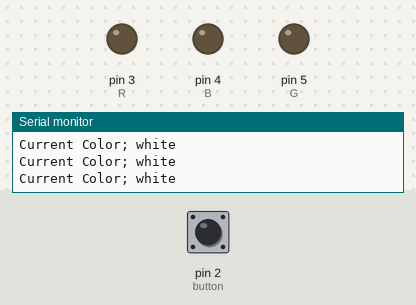
A sketch run on a simulated Arduino Uno, built with avr-gcc and run on an emulated ATmega328P. Parts: output pins drawn as LEDs (lit = HIGH), the last lines printed to the serial monitor. Dashed ring = blinking. The test bench sets the inputs (shaded band); at power-on: pin 2 (button) LOW.

Above: at 1.2 s.
1.3 s: pin 2 (button) pulled HIGH for 0.15 s
At 2.5 s:
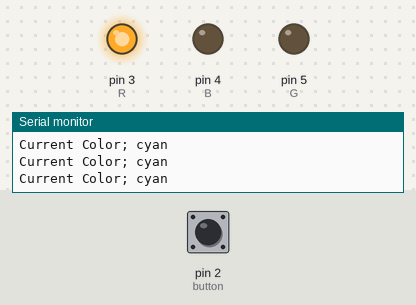
2.9 s: pin 2 (button) pulled HIGH for 1 s
At 4.3 s:
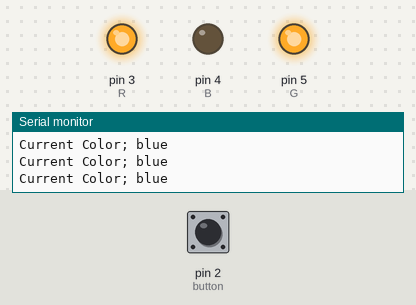
5.4 s: pin 2 (button) pulled HIGH for 0.15 s
At 5.9 s:
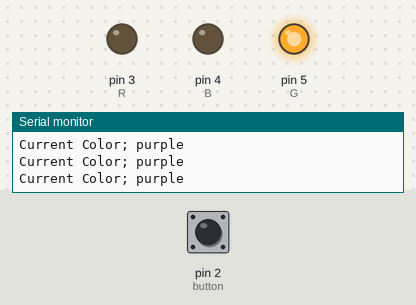
7.0 s: pin 2 (button) pulled HIGH for 3.2 s
At 8.4 s:
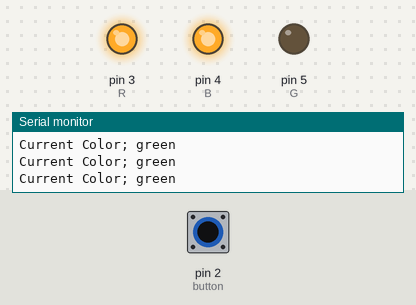
11.7 s: pin 2 (button) pulsed HIGH 5 times (0.12 s each, 0.3 s apart)
At 13.3 s:
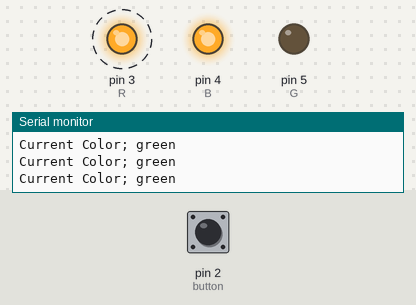
16.2 s: pin 2 (button) pulsed HIGH 2 times (0.12 s each, 0.3 s apart)
At 16.9 s:
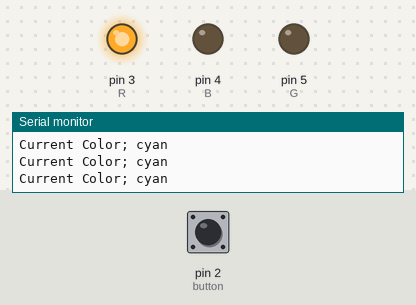
Timing chart, 0 to 19.2 s (numbered marks = the images above; inputs shaded):
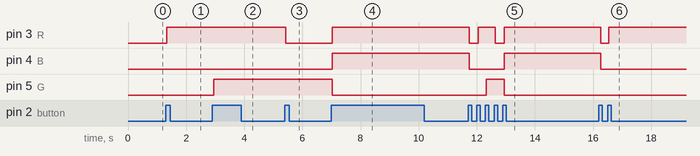

Measured:
- after the input at 1.3 s, pin 3 (R): LOW → HIGH at once
- after the input at 2.9 s, pin 5 (G): LOW → HIGH at once
- after the input at 5.4 s, pin 3 (R): HIGH → LOW at once
- after the input at 7.0 s, pin 3 (R), pin 4 (B): LOW → HIGH at once; pin 5 (G): HIGH → LOW at once
- after the input at 11.7 s, pin 3 (R): alternates HIGH for 0.59 s and LOW for 0.30 s, 4 changes in all, then stays HIGH, starting after 0.05 s; pin 4 (B): HIGH → LOW after 0.05 s, → HIGH 1.2 s later; pin 5 (G): LOW → HIGH after 0.63 s, → LOW 0.62 s later
- after the input at 16.2 s, pin 3 (R): HIGH → LOW after 0.06 s, → HIGH 0.27 s later; pin 4 (B): HIGH → LOW after 0.06 s

The sketch:

sketch_oct1a.ino
```cpp
const int button = 2;
const int R = 3;
const int B = 4;
const int G = 5;

int buttonstate = 0 ;
int color = 0 ;
bool buttonpress = false;
String currentcolor = "led";

void setup() {
  // put your setup code here, to run once:
pinMode(button,INPUT);
pinMode(R,OUTPUT);
pinMode(G,OUTPUT);
pinMode(B,OUTPUT);
Serial .begin(9600);
}

void loop() {
  // put your main code here, to run repeatedly:
buttonstate = digitalRead(button);

Serial.print("Current Color; ");
Serial.println(currentcolor);

if (buttonstate == HIGH && !buttonpress) {
  color=color+1;
  buttonpress = true;
 }
 if (buttonstate == LOW && buttonpress) {
  buttonpress = false;
 }
if(color == 0){
  //white
  currentcolor="white";
  digitalWrite(R,LOW);
  digitalWrite(B,LOW);
  digitalWrite(G,LOW);
}
else if(color == 1){
  //cyan
   currentcolor="cyan";
  digitalWrite(R,HIGH);
  digitalWrite(B,LOW);
  digitalWrite(G,LOW);
}
else if(color == 2){
  //blue
    currentcolor="blue";
  digitalWrite(R,HIGH);
  digitalWrite(B,LOW);
  digitalWrite(G,HIGH);
}
else if(color == 3){
  //purple
  currentcolor="purple";
  digitalWrite(R,LOW);
  digitalWrite(B,LOW);
  digitalWrite(G,HIGH);
}
else if(color == 4){
  //green
  currentcolor="green";
  digitalWrite(R,HIGH);
  digitalWrite(B,HIGH);
  digitalWrite(G,LOW);
}
else if(color == 5){
  color=0;
}
}
```
